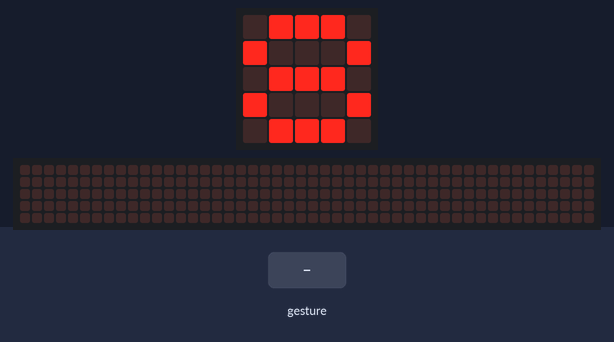
Recording of a program running on a simulated BBC micro:bit running MicroPython. Shown: the board's 5×5 LED display, a strip that is not on the board, showing the scrolling text unrolled. The test bench sets the inputs (shaded band). Random numbers come from a fixed seed; a tilt is held for 1.5 s and a shake lasts 1 s, then the board lies face up again; the 48×5 strip is a reading aid, not a part: it shows the text the display is scrolling, unrolled, one strip-width of it at a time.

Above: at 1.2 s.
1.3 s: gesture 'shake'
At 2.3 s:
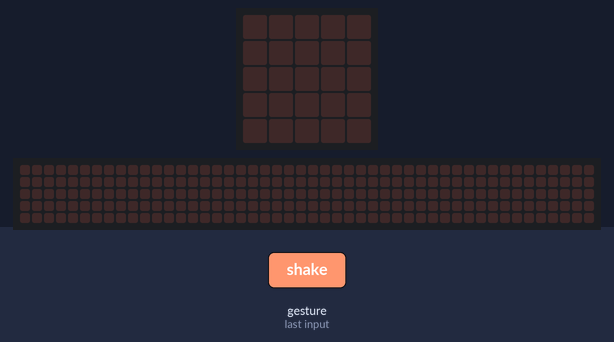
At 2.72 s:
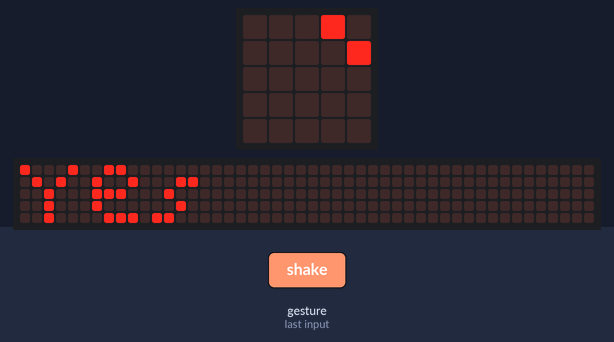
4.3 s: gesture 'shake'
At 6.58 s:
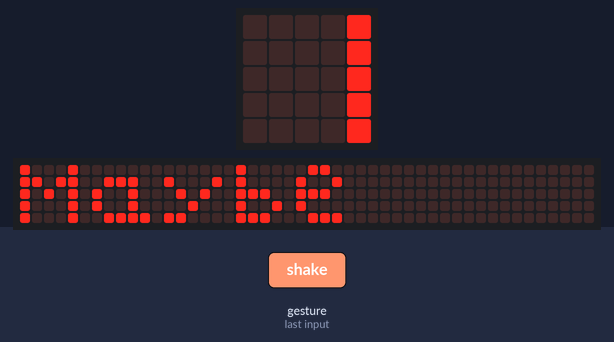
Timing chart, 0 to 8.1 s (numbered marks = the images above; inputs shaded):
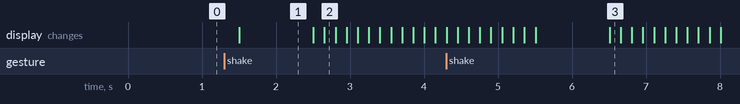

Measured:
- after the input at 1.3 s, the display: changes after 0.20 s (image 1)
- what the display in image 1 shows lasts 1.0 s, from 1.5 s to 2.5 s

The program:

magic8ball.py
```python
from microbit import *
import random

answers = [
    "Yes",
    "No",
    "Maybe",
]

while True:
    display.show("8")
    if accelerometer.was_gesture("shake"):
        display.clear()
        sleep(1000)
        display.scroll(random.choice(answers))
```
